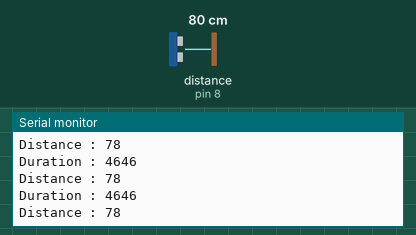
Recording of a sketch running on a simulated Arduino Uno, built with avr-gcc and run on an emulated ATmega328P. Parts: the last lines printed to the serial monitor. Wiring (inferred from the names in the program): ultrasonic range finder: trigger pin 7; echo pin 8. Inputs (shaded band) come from the test bench; at power-on: distance to the obstacle (sensor on pin 8) 80 cm. The echo pulse lasts 58.3 µs per cm.

Above: at 1.3 s.
1.4 s: distance to the obstacle (sensor on pin 8) set to 2 cm
At 1.83 s:
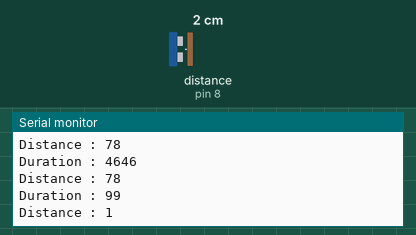
2.9 s: distance to the obstacle (sensor on pin 8) set to 4 cm
At 3.33 s:
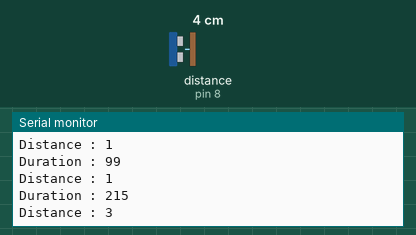
Timing chart, 0 to 5.9 s (numbered marks = the images above; inputs shaded):
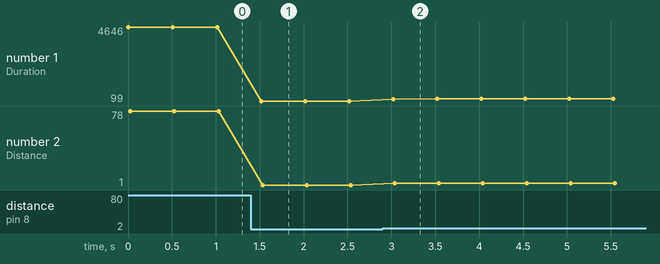

Measured:
- after the input at 1.4 s, the serial monitor: prints a new line after 0.12 s (image 1)
- after the input at 2.9 s, the serial monitor: prints a new line after 0.12 s (image 2)
- plotted number 1: 4646 → 99 after the input at 1.4 s, 99 → 235 after the input at 2.9 s
- plotted number 2: 78 → 1 after the input at 1.4 s, 1 → 3 after the input at 2.9 s

The sketch:

14.ino
```cpp
// VCC → 5V (on Arduino)
// GND → GND (on Arduino)
// Trig → Digital Pin 7 (on Arduino)
// Echo → Digital Pin 8 (on Arduino)

#define trigPin 7
#define echoPin 8

long distance;
long duration;

void setup()
{
  Serial.begin(9600);
  pinMode(trigPin,OUTPUT);
  pinMode(echoPin,INPUT);
}

void loop()
{
  digitalWrite(trigPin,HIGH);
  delayMicroseconds(2);

  digitalWrite(trigPin,LOW);
  delayMicroseconds(10);
  digitalWrite(trigPin,HIGH);

  duration = pulseIn(echoPin,HIGH);

  distance = duration * 0.034 / 2;

  Serial.print("Duration : ");
  Serial.println(duration);

  Serial.print("Distance : ");
  Serial.println(distance);

  delay(500);

}
```
